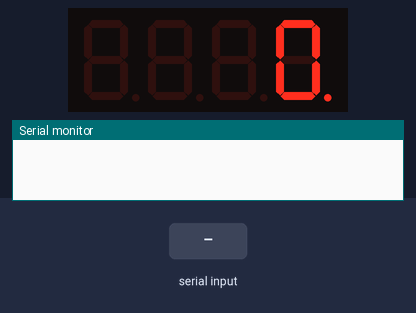
The sketch below on a simulated Arduino Uno, built with avr-gcc and run on an emulated ATmega328P. On the bench: 4-digit seven-segment display, the last lines printed to the serial monitor. The inputs (shaded band) are chosen by the test bench.

Above: at 1.2 s.
1.3 s: "90,45\n" received over Serial
At 1.35 s:
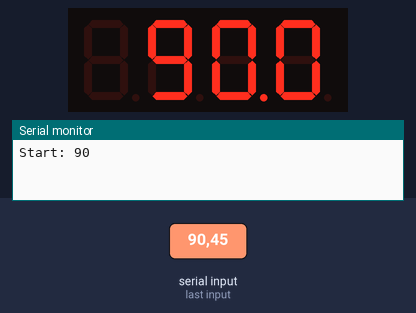
At 2.35 s:
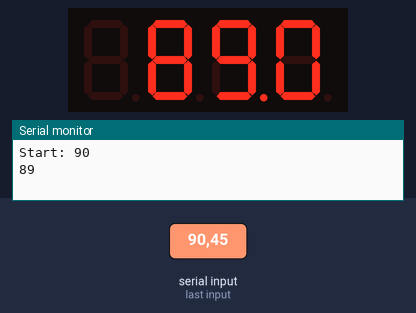

The sketch:

09-1_7_Segment_Counter.ino
```cpp
#include "SevSeg.h"

#define STATE_INPUT 1
#define STATE_COUNT 2

SevSeg sevseg; //Instantiate a seven segment controller object
int state;

void setup() {
  Serial.begin(115200);
  byte numDigits = 4;
  byte digitPins[] = {8, 12, 13, 2};
  byte segmentPins[] = {9, 11, 4, 6, 7, 10, 3, 5};
  bool resistorsOnSegments = false; // 'false' means resistors are on digit pins
  byte hardwareConfig = COMMON_ANODE; // 共陽極：COMMON_ANODE；共陰極：COMMON_CATHODE
  bool updateWithDelays = false; // Default 'false' is Recommended
  bool leadingZeros = false; // Use 'true' if you'd like to keep the leading zeros
  bool disableDecPoint = false; // Use 'true' if your decimal point doesn't exist or isn't connected

  sevseg.begin(hardwareConfig, numDigits, digitPins, segmentPins, resistorsOnSegments,
  updateWithDelays, leadingZeros, disableDecPoint);
  sevseg.setBrightness(100);
  state = STATE_INPUT;
}

void loop() {
  static int deciSeconds = 0;
  static char buf[10];
  static int  length = 0;
  int incoming_byte;
  static unsigned long current, last, last2;
  static int target;

  if(state == STATE_INPUT) {
    sevseg.setNumber(0, 0);
    if(Serial.available() > 0) { // check if there is incoming data
      incoming_byte = Serial.read();  // read the incoming byte
      buf[length++] = incoming_byte;  // put the incoming byte to string buffer
      if(incoming_byte == '\n') { // check if LF is incoming
        // append '\0' to buf[] as the end of the string
        buf[length++] = '\0';
        // do job
        target = atoi(buf);
        if(target<=0 || target>999) Serial.println("Out of range (1-999)");
        else {
          Serial.print("Start: ");
          Serial.println(target);
          state = STATE_COUNT;
          target = target*10;
          sevseg.setNumber(target,1);
          last = millis();
          last2 = millis();
        }
        length = 0;
      }
    }
  }
  else if (state == STATE_COUNT) {
    current = millis();
    if (current - last >= 100) {
      last = current;
      target -= 1;
      if(target%10==0) Serial.println(target/10);
      if(target==0) {
        sevseg.setNumber(0, 0);
        state = STATE_INPUT;
      }
      else sevseg.setNumber(target, 1);
    }
  }

  sevseg.refreshDisplay(); // Must run repeatedly
}
```

Measured:
- after the input at 1.3 s, the display: changes at once (image 1)
